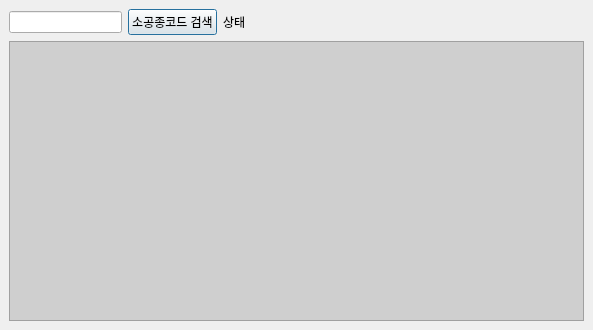
<?xml version="1.0" encoding="UTF-8"?>
<ui version="4.0">
 <class>Dialog</class>
 <widget class="QDialog" name="Dialog">
  <property name="geometry">
   <rect>
    <x>0</x>
    <y>0</y>
    <width>593</width>
    <height>330</height>
   </rect>
  </property>
  <property name="windowTitle">
   <string notr="true">소공종코드 검색</string>
  </property>
  <property name="toolTip">
   <string>소공종 입력</string>
  </property>
  <layout class="QGridLayout" name="gridLayout">
   <item row="0" column="0">
    <layout class="QHBoxLayout" name="horizontalLayout">
     <item>
      <widget class="QLineEdit" name="lineEdit">
       <property name="dragEnabled">
        <bool>true</bool>
       </property>
       <property name="clearButtonEnabled">
        <bool>true</bool>
       </property>
      </widget>
     </item>
     <item>
      <widget class="QPushButton" name="pushButton">
       <property name="text">
        <string>소공종코드 검색</string>
       </property>
      </widget>
     </item>
     <item>
      <widget class="QLabel" name="label">
       <property name="text">
        <string>상태</string>
       </property>
      </widget>
     </item>
     <item>
      <spacer name="horizontalSpacer_3">
       <property name="orientation">
        <enum>Qt::Horizontal</enum>
       </property>
       <property name="sizeHint" stdset="0">
        <size>
         <width>40</width>
         <height>20</height>
        </size>
       </property>
      </spacer>
     </item>
     <item>
      <spacer name="horizontalSpacer_2">
       <property name="orientation">
        <enum>Qt::Horizontal</enum>
       </property>
       <property name="sizeHint" stdset="0">
        <size>
         <width>40</width>
         <height>20</height>
        </size>
       </property>
      </spacer>
     </item>
     <item>
      <spacer name="horizontalSpacer">
       <property name="orientation">
        <enum>Qt::Horizontal</enum>
       </property>
       <property name="sizeHint" stdset="0">
        <size>
         <width>40</width>
         <height>20</height>
        </size>
       </property>
      </spacer>
     </item>
    </layout>
   </item>
   <item row="1" column="0">
    <widget class="QTableView" name="tableView">
     <property name="toolTip">
      <string>항목선택 ⇝ 더블클릭(copy)</string>
     </property>
     <property name="statusTip">
      <string>항목선택 ⇝ 더블클릭  ⇝ 복사</string>
     </property>
     <property name="styleSheet">
      <string notr="true">background-color: rgb(207, 207, 207);</string>
     </property>
     <property name="editTriggers">
      <set>QAbstractItemView::AnyKeyPressed|QAbstractItemView::DoubleClicked|QAbstractItemView::EditKeyPressed|QAbstractItemView::SelectedClicked</set>
     </property>
     <property name="sortingEnabled">
      <bool>true</bool>
     </property>
    </widget>
   </item>
  </layout>
 </widget>
 <layoutdefault spacing="6" margin="9"/>
 <tabstops>
  <tabstop>lineEdit</tabstop>
  <tabstop>tableView</tabstop>
 </tabstops>
 <resources/>
 <connections/>
</ui>
